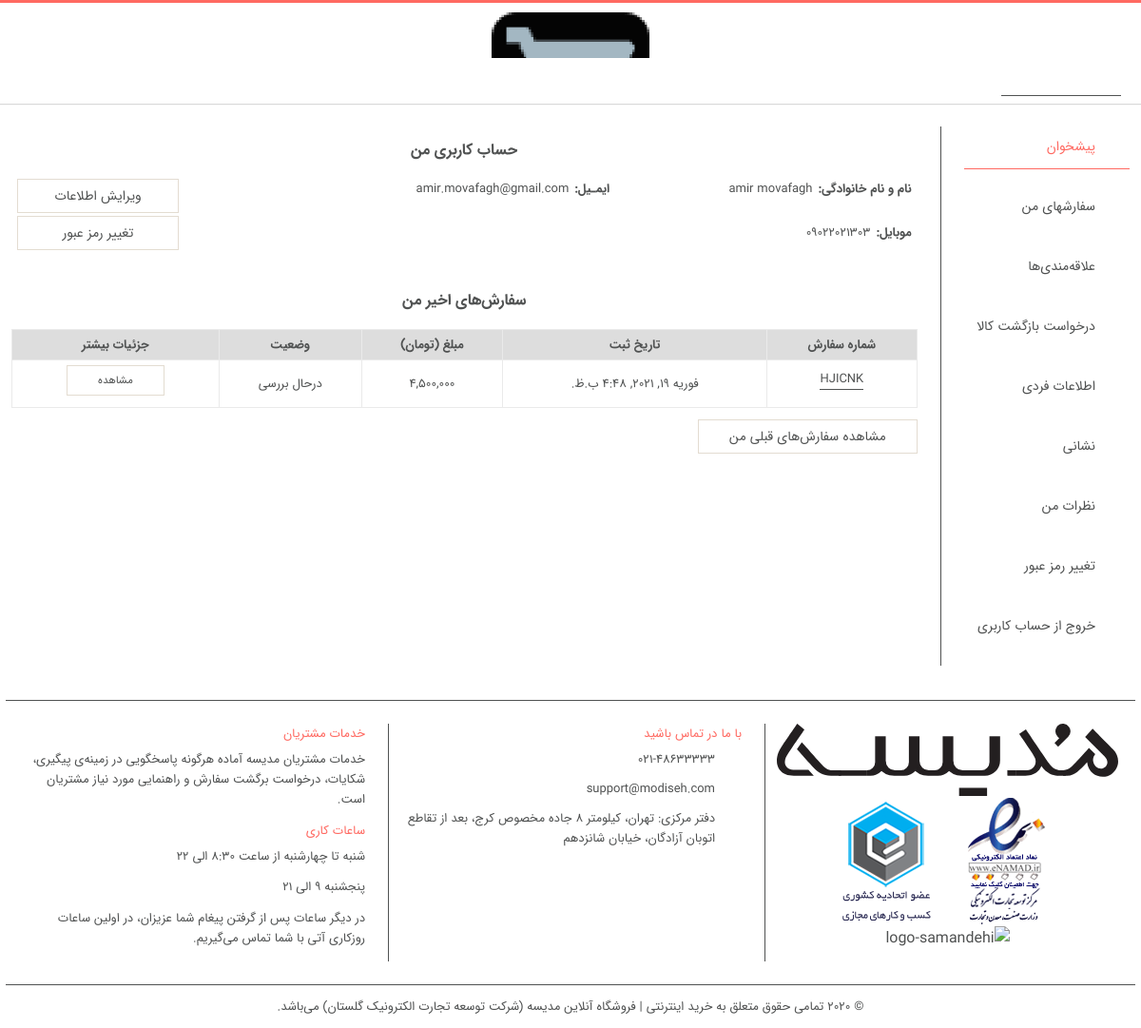
The page /user/ (signed in) on the database as committed earlier.
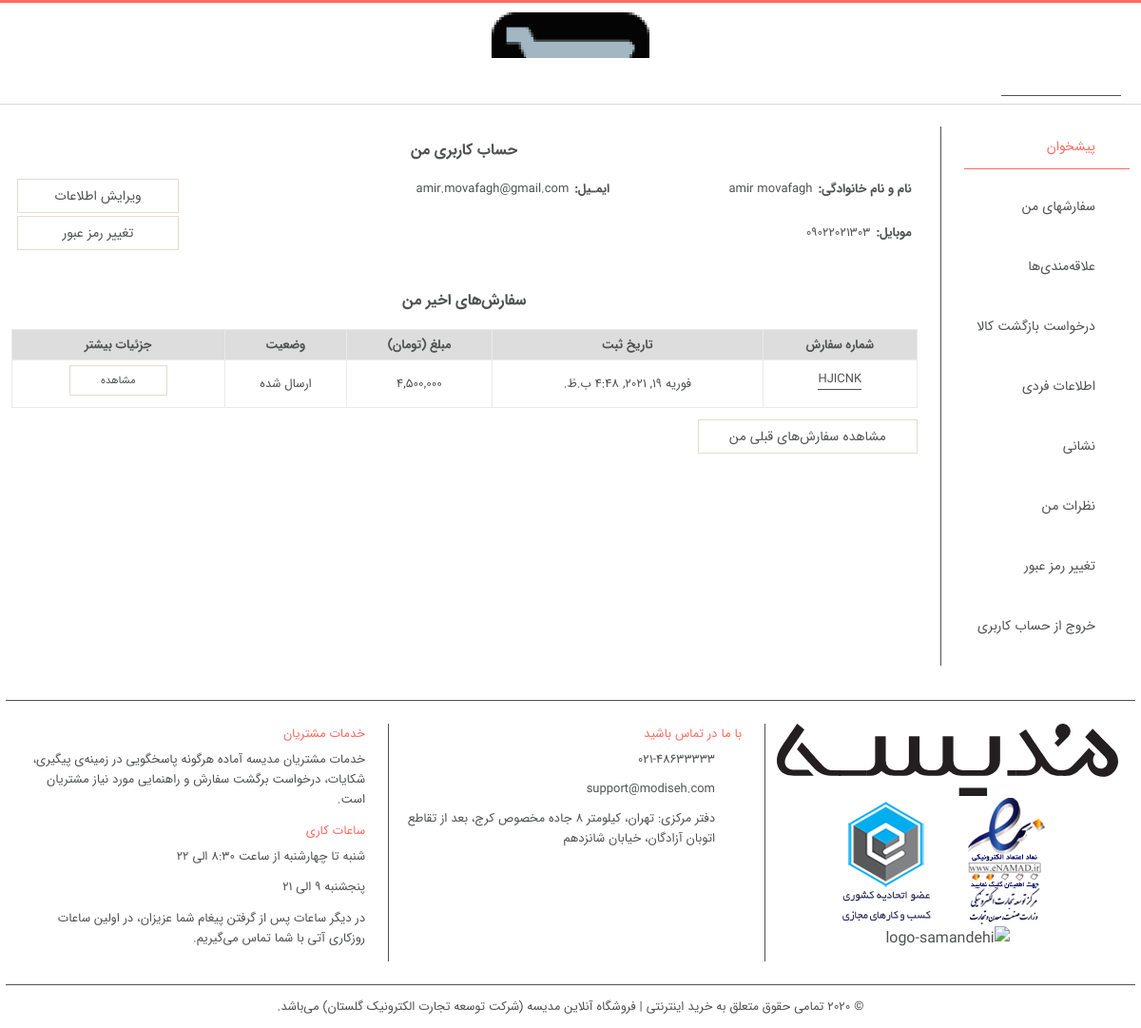
The same page on the database as committed later.
### order/models.py (models this page shows, shortened)
class Order(models.Model):
    STATUS = (
        ('New', 'درحال بررسی'),
        ('Accepted', 'تایید شده'),
        ('Preparing', 'درحال آماده سازی'),
        ('OnShipping', 'ارسال شده'),
        ('Completed', 'تکمیل شده'),
        ('Canceled', 'لغو شده'),
        ('Referred', 'مرجوع شده'),
    )
    user = models.ForeignKey(User, on_delete=models.SET_NULL, null=True, verbose_name='کاربر')
    code = models.CharField(max_length=6, editable=False, verbose_name='شماره سفارش')
    first_name = models.CharField(max_length=50, verbose_name='نام')
    last_name = models.CharField(max_length=50, verbose_name='نام خانوادگی')
    phone = models.CharField(blank=True, max_length=20, verbose_name='شماره تماس')
    address = models.CharField(blank=True, max_length=300, verbose_name='آدرس')
    state = models.CharField(blank=True, max_length=30, verbose_name='استان')
    city = models.CharField(blank=True, max_length=30, verbose_name='شهر')
    total = models.IntegerField(verbose_name='مجموع')
    status = models.CharField(max_length=20, choices=STATUS, default='New', verbose_name='وضعیت سفارش')
    postalcode = models.CharField(blank=True, max_length=20, verbose_name='کدپستی')
    ip = models.CharField(blank=True, max_length=20)
    admin_note = models.CharField(blank=True, max_length=100, verbose_name='یادداشت')
    create_at = models.DateTimeField(auto_now_add=True, verbose_name='ایجاد')
    update_at = models.DateTimeField(auto_now=True, verbose_name='بروزرسانی')
    def status_persian(self):
        if self.status == 'New':
            return 'درحال بررسی'
        elif self.status == 'Accepted':
            return 'تایید شده'
        elif self.status == 'Preparing':
            return 'درحال آماده سازی'
        elif self.status == 'OnShipping':
            return 'ارسال شده'
        elif self.status == 'Completed':
            return 'تکمیل شده'
        elif self.status == 'Canceled':
            return 'لغو شده'
        else:
            return 'مرجوع شده'
    class Meta:
        verbose_name = 'سفارش'
        verbose_name_plural = 'سفارش ها'

### user/views.py (the view)
# urls.py: path('', views.index),
@login_required(login_url='/login')  # check login
def index(request):
    category = Category.objects.all()
    current_user = request.user
    profile = UserProfile.objects.get(user_id=current_user.id)
    last_order = Order.objects.filter(user_id=current_user.id).last()
    context = {'category': category, 'profile': profile, 'lastOrder': last_order}
    return render(request, "user_profile.html", context)

### user/templates/user_profile.html (shortened to what the changed rows need)
{% extends "base.html" %}
{% load humanize %}
{% block body %}
    <main class="main">
        {% if user.id is not None %}
            <div class="container">
                <div id="profile" class="grid">
                    <div class="content">
                        <section id="myAccountPage">
                            <div class="row">
                                <div class="hscroll">
                                    {% if lastOrder %}
                                        <table class="gvi gvi-orders">
                                            <thead>
                                            <tr>
                                                <th class="col-document-id">شماره سفارش</th>
                                                <th class="col-document-date">تاریخ ثبت</th>
                                                <th class="col-order-total">مبلغ (تومان)</th>
                                                <th class="col-status">وضعیت</th>
                                                <th>جزئیات بیشتر</th>
                                            </tr>
                                            </thead>
                                            <tbody data-bind="foreach: orders">
                                            <tr>
                                                <td class="col-document-id">
                                                    <p class="td-box">
                                                        <a href="/user/orderdetails/{{ lastOrder.id }}">{{ lastOrder.code }}</a>
                                                    </p>
                                                </td>
                                                <td class="col-document-date">{{ lastOrder.create_at }}</td>
                                                <td class="col-order-total">{{ lastOrder.total | intcomma:False }}</td>
                                                <td class="col-status deliveredtodistributer"
                                                >{{ lastOrder.status_persian }}
                                                </td>
                                                <td>
                                                    <a class="btn small"
                                                       href="/user/orderdetails/{{ lastOrder.id }}">مشاهده</a>
                                                </td>
                                            </tr>
                                            </tbody>
                                        </table>
                                    {% else %}
                                        <div class="msg-block">
                                            هیچ سفارشی پیدا نشد.
                                        </div>
                                    {% endif %}
                                </div>
                            </div>
                        </section>
                    </div>
                </div>
            </div>
        {% endif %}
    </main>
{% endblock %}

Rows that differ between the two databases and show on the page:
changed Order "HJICNK": status_persian "درحال بررسی" → "ارسال شده"
